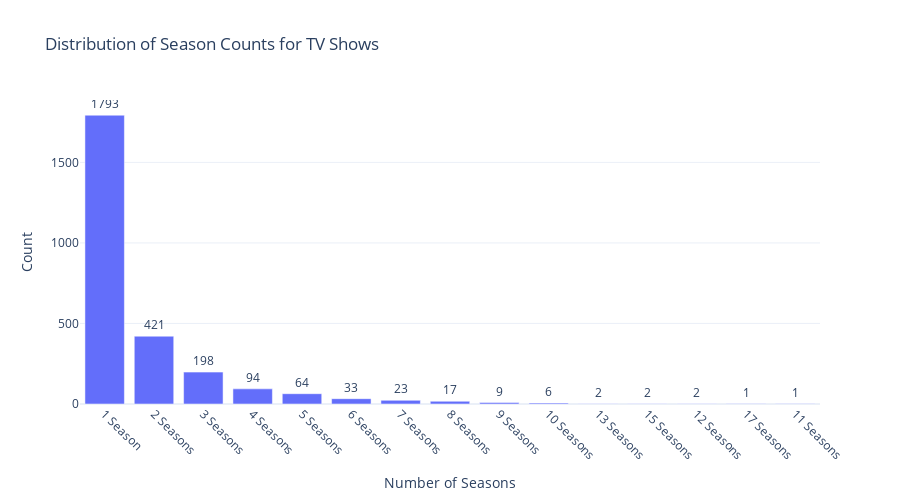

The notebook cell saved with this chart:
### Markdown cell above
### 6. Season Counts for TV Shows:

### Code cell
# Creating a bar chart for season counts
fig = px.bar(
    x=season_counts.index,
    y=season_counts.values,
    labels={'x': 'Number of Seasons', 'y': 'Count'},
    title='Distribution of Season Counts for TV Shows',
    text=season_counts.values
)

# Updating layout for better visualization
fig.update_traces(textposition='outside')
fig.update_layout(
    xaxis=dict(tickangle=45),
    template='plotly_white',
    height=500  
)

fig.show()

### Figure 1 — Plotly figure (JSON) as saved in the notebook; plotly's stock layout.template omitted (floating-point values rounded to 4 significant figures)
{"data": [{"hovertemplate": "Number of Seasons=%{x}<br>Count=%{y}<br>text=%{text}<extra></extra>", "legendgroup": "", "marker": {"color": "#636efa", "pattern": {"shape": ""}}, "name": "", "orientation": "v", "showlegend": false, "text": [1793.0, 421.0, 198.0, 94.0, 64.0, 33.0, 23.0, 17.0, 9.0, 6.0, 2.0, 2.0, 2.0, 1.0, 1.0], "textposition": "outside", "type": "bar", "x": ["1 Season", "2 Seasons", "3 Seasons", "4 Seasons", "5 Seasons", "6 Seasons", "7 Seasons", "8 Seasons", "9 Seasons", "10 Seasons", "13 Seasons", "15 Seasons", "12 Seasons", "17 Seasons", "11 Seasons"], "xaxis": "x", "y": [1793, 421, 198, 94, 64, 33, 23, 17, 9, 6, 2, 2, 2, 1, 1], "yaxis": "y"}], "layout": {"barmode": "relative", "height": 500, "legend": {"tracegroupgap": 0}, "title": {"text": "Distribution of Season Counts for TV Shows"}, "xaxis": {"anchor": "y", "domain": [0, 1], "tickangle": 45, "title": {"text": "Number of Seasons"}}, "yaxis": {"anchor": "x", "domain": [0, 1], "title": {"text": "Count"}}}}
